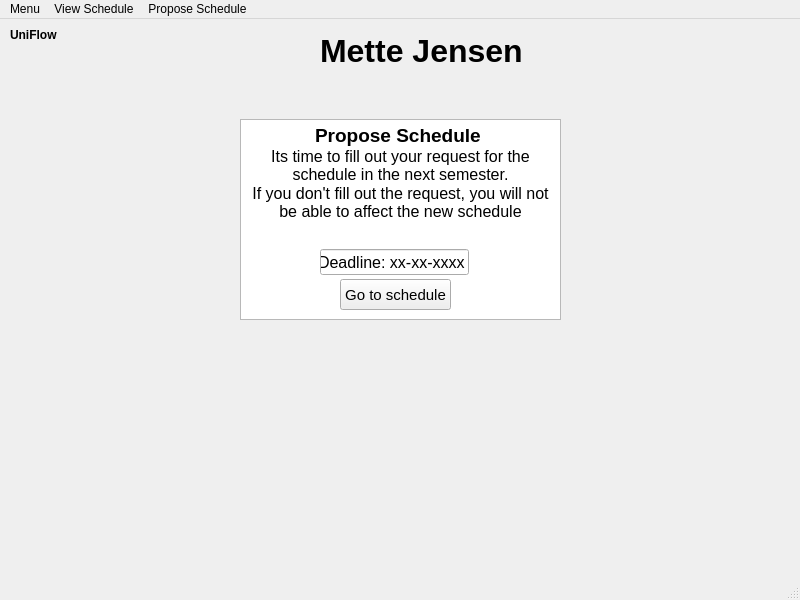
<?xml version="1.0" encoding="UTF-8"?>
<ui version="4.0">
 <class>MainWindow</class>
 <widget class="QMainWindow" name="MainWindow">
  <property name="geometry">
   <rect>
    <x>0</x>
    <y>0</y>
    <width>800</width>
    <height>600</height>
   </rect>
  </property>
  <property name="windowTitle">
   <string>Uniflow</string>
  </property>
  <widget class="QWidget" name="centralwidget">
   <widget class="QLabel" name="userName">
    <property name="geometry">
     <rect>
      <x>320</x>
      <y>10</y>
      <width>320</width>
      <height>43</height>
     </rect>
    </property>
    <property name="font">
     <font>
      <pointsize>24</pointsize>
      <bold>true</bold>
     </font>
    </property>
    <property name="text">
     <string>Mette Jensen</string>
    </property>
   </widget>
   <widget class="QLabel" name="label">
    <property name="geometry">
     <rect>
      <x>10</x>
      <y>0</y>
      <width>81</width>
      <height>31</height>
     </rect>
    </property>
    <property name="palette">
     <palette>
      <active>
       <colorrole role="WindowText">
        <brush brushstyle="SolidPattern">
         <color alpha="255">
          <red>170</red>
          <green>0</green>
          <blue>0</blue>
         </color>
        </brush>
       </colorrole>
      </active>
      <inactive>
       <colorrole role="WindowText">
        <brush brushstyle="SolidPattern">
         <color alpha="255">
          <red>0</red>
          <green>0</green>
          <blue>0</blue>
         </color>
        </brush>
       </colorrole>
      </inactive>
      <disabled>
       <colorrole role="WindowText">
        <brush brushstyle="SolidPattern">
         <color alpha="255">
          <red>120</red>
          <green>120</green>
          <blue>120</blue>
         </color>
        </brush>
       </colorrole>
      </disabled>
     </palette>
    </property>
    <property name="font">
     <font>
      <bold>true</bold>
     </font>
    </property>
    <property name="text">
     <string>UniFlow</string>
    </property>
   </widget>
   <widget class="QTextBrowser" name="textBrowser">
    <property name="geometry">
     <rect>
      <x>240</x>
      <y>100</y>
      <width>321</width>
      <height>201</height>
     </rect>
    </property>
    <property name="html">
     <string>&lt;!DOCTYPE HTML PUBLIC &quot;-//W3C//DTD HTML 4.0//EN&quot; &quot;http://www.w3.org/TR/REC-html40/strict.dtd&quot;&gt;
&lt;html&gt;&lt;head&gt;&lt;meta name=&quot;qrichtext&quot; content=&quot;1&quot; /&gt;&lt;meta charset=&quot;utf-8&quot; /&gt;&lt;style type=&quot;text/css&quot;&gt;
p, li { white-space: pre-wrap; }
&lt;/style&gt;&lt;/head&gt;&lt;body style=&quot; font-family:'Segoe UI'; font-size:9pt; font-weight:400; font-style:normal;&quot;&gt;
&lt;p align=&quot;center&quot; style=&quot; margin-top:0px; margin-bottom:0px; margin-left:0px; margin-right:0px; -qt-block-indent:0; text-indent:0px;&quot;&gt;&lt;span style=&quot; font-size:14pt; font-weight:700;&quot;&gt;Propose Schedule &lt;/span&gt;&lt;/p&gt;
&lt;p align=&quot;center&quot; style=&quot; margin-top:0px; margin-bottom:0px; margin-left:0px; margin-right:0px; -qt-block-indent:0; text-indent:0px;&quot;&gt;&lt;span style=&quot; font-size:12pt;&quot;&gt;Its time to fill out your request for the schedule in the next semester.&lt;/span&gt;&lt;/p&gt;
&lt;p align=&quot;center&quot; style=&quot; margin-top:0px; margin-bottom:0px; margin-left:0px; margin-right:0px; -qt-block-indent:0; text-indent:0px;&quot;&gt;&lt;span style=&quot; font-size:12pt;&quot;&gt;If you don't fill out the request, you will not be able to affect the new schedule&lt;/span&gt;&lt;/p&gt;
&lt;p align=&quot;center&quot; style=&quot;-qt-paragraph-type:empty; margin-top:0px; margin-bottom:0px; margin-left:0px; margin-right:0px; -qt-block-indent:0; text-indent:0px; font-size:12pt;&quot;&gt;&lt;br /&gt;&lt;/p&gt;&lt;/body&gt;&lt;/html&gt;</string>
    </property>
   </widget>
   <widget class="QLineEdit" name="lineEdit">
    <property name="geometry">
     <rect>
      <x>320</x>
      <y>230</y>
      <width>149</width>
      <height>26</height>
     </rect>
    </property>
    <property name="palette">
     <palette>
      <active>
       <colorrole role="WindowText">
        <brush brushstyle="SolidPattern">
         <color alpha="255">
          <red>255</red>
          <green>0</green>
          <blue>0</blue>
         </color>
        </brush>
       </colorrole>
       <colorrole role="Button">
        <brush brushstyle="SolidPattern">
         <color alpha="255">
          <red>240</red>
          <green>240</green>
          <blue>240</blue>
         </color>
        </brush>
       </colorrole>
       <colorrole role="Light">
        <brush brushstyle="SolidPattern">
         <color alpha="255">
          <red>255</red>
          <green>255</green>
          <blue>255</blue>
         </color>
        </brush>
       </colorrole>
       <colorrole role="Midlight">
        <brush brushstyle="SolidPattern">
         <color alpha="255">
          <red>227</red>
          <green>227</green>
          <blue>227</blue>
         </color>
        </brush>
       </colorrole>
       <colorrole role="Dark">
        <brush brushstyle="SolidPattern">
         <color alpha="255">
          <red>160</red>
          <green>160</green>
          <blue>160</blue>
         </color>
        </brush>
       </colorrole>
       <colorrole role="Mid">
        <brush brushstyle="SolidPattern">
         <color alpha="255">
          <red>160</red>
          <green>160</green>
          <blue>160</blue>
         </color>
        </brush>
       </colorrole>
       <colorrole role="Text">
        <brush brushstyle="SolidPattern">
         <color alpha="255">
          <red>255</red>
          <green>0</green>
          <blue>0</blue>
         </color>
        </brush>
       </colorrole>
       <colorrole role="BrightText">
        <brush brushstyle="SolidPattern">
         <color alpha="255">
          <red>255</red>
          <green>255</green>
          <blue>255</blue>
         </color>
        </brush>
       </colorrole>
       <colorrole role="ButtonText">
        <brush brushstyle="SolidPattern">
         <color alpha="255">
          <red>255</red>
          <green>0</green>
          <blue>0</blue>
         </color>
        </brush>
       </colorrole>
       <colorrole role="Base">
        <brush brushstyle="SolidPattern">
         <color alpha="255">
          <red>255</red>
          <green>255</green>
          <blue>255</blue>
         </color>
        </brush>
       </colorrole>
       <colorrole role="Window">
        <brush brushstyle="SolidPattern">
         <color alpha="255">
          <red>240</red>
          <green>240</green>
          <blue>240</blue>
         </color>
        </brush>
       </colorrole>
       <colorrole role="Shadow">
        <brush brushstyle="SolidPattern">
         <color alpha="255">
          <red>105</red>
          <green>105</green>
          <blue>105</blue>
         </color>
        </brush>
       </colorrole>
       <colorrole role="Highlight">
        <brush brushstyle="SolidPattern">
         <color alpha="255">
          <red>0</red>
          <green>120</green>
          <blue>215</blue>
         </color>
        </brush>
       </colorrole>
       <colorrole role="HighlightedText">
        <brush brushstyle="SolidPattern">
         <color alpha="255">
          <red>255</red>
          <green>255</green>
          <blue>255</blue>
         </color>
        </brush>
       </colorrole>
       <colorrole role="Link">
        <brush brushstyle="SolidPattern">
         <color alpha="255">
          <red>0</red>
          <green>0</green>
          <blue>255</blue>
         </color>
        </brush>
       </colorrole>
       <colorrole role="LinkVisited">
        <brush brushstyle="SolidPattern">
         <color alpha="255">
          <red>255</red>
          <green>0</green>
          <blue>255</blue>
         </color>
        </brush>
       </colorrole>
       <colorrole role="AlternateBase">
        <brush brushstyle="SolidPattern">
         <color alpha="255">
          <red>245</red>
          <green>245</green>
          <blue>245</blue>
         </color>
        </brush>
       </colorrole>
       <colorrole role="NoRole">
        <brush brushstyle="SolidPattern">
         <color alpha="255">
          <red>0</red>
          <green>0</green>
          <blue>0</blue>
         </color>
        </brush>
       </colorrole>
       <colorrole role="ToolTipBase">
        <brush brushstyle="SolidPattern">
         <color alpha="255">
          <red>255</red>
          <green>255</green>
          <blue>220</blue>
         </color>
        </brush>
       </colorrole>
       <colorrole role="ToolTipText">
        <brush brushstyle="SolidPattern">
         <color alpha="255">
          <red>0</red>
          <green>0</green>
          <blue>0</blue>
         </color>
        </brush>
       </colorrole>
       <colorrole role="PlaceholderText">
        <brush brushstyle="SolidPattern">
         <color alpha="255">
          <red>0</red>
          <green>0</green>
          <blue>0</blue>
         </color>
        </brush>
       </colorrole>
      </active>
      <inactive>
       <colorrole role="WindowText">
        <brush brushstyle="SolidPattern">
         <color alpha="255">
          <red>0</red>
          <green>0</green>
          <blue>0</blue>
         </color>
        </brush>
       </colorrole>
       <colorrole role="Button">
        <brush brushstyle="SolidPattern">
         <color alpha="255">
          <red>240</red>
          <green>240</green>
          <blue>240</blue>
         </color>
        </brush>
       </colorrole>
       <colorrole role="Light">
        <brush brushstyle="SolidPattern">
         <color alpha="255">
          <red>255</red>
          <green>255</green>
          <blue>255</blue>
         </color>
        </brush>
       </colorrole>
       <colorrole role="Midlight">
        <brush brushstyle="SolidPattern">
         <color alpha="255">
          <red>227</red>
          <green>227</green>
          <blue>227</blue>
         </color>
        </brush>
       </colorrole>
       <colorrole role="Dark">
        <brush brushstyle="SolidPattern">
         <color alpha="255">
          <red>160</red>
          <green>160</green>
          <blue>160</blue>
         </color>
        </brush>
       </colorrole>
       <colorrole role="Mid">
        <brush brushstyle="SolidPattern">
         <color alpha="255">
          <red>160</red>
          <green>160</green>
          <blue>160</blue>
         </color>
        </brush>
       </colorrole>
       <colorrole role="Text">
        <brush brushstyle="SolidPattern">
         <color alpha="255">
          <red>0</red>
          <green>0</green>
          <blue>0</blue>
         </color>
        </brush>
       </colorrole>
       <colorrole role="BrightText">
        <brush brushstyle="SolidPattern">
         <color alpha="255">
          <red>255</red>
          <green>255</green>
          <blue>255</blue>
         </color>
        </brush>
       </colorrole>
       <colorrole role="ButtonText">
        <brush brushstyle="SolidPattern">
         <color alpha="255">
          <red>0</red>
          <green>0</green>
          <blue>0</blue>
         </color>
        </brush>
       </colorrole>
       <colorrole role="Base">
        <brush brushstyle="SolidPattern">
         <color alpha="255">
          <red>255</red>
          <green>255</green>
          <blue>255</blue>
         </color>
        </brush>
       </colorrole>
       <colorrole role="Window">
        <brush brushstyle="SolidPattern">
         <color alpha="255">
          <red>240</red>
          <green>240</green>
          <blue>240</blue>
         </color>
        </brush>
       </colorrole>
       <colorrole role="Shadow">
        <brush brushstyle="SolidPattern">
         <color alpha="255">
          <red>105</red>
          <green>105</green>
          <blue>105</blue>
         </color>
        </brush>
       </colorrole>
       <colorrole role="Highlight">
        <brush brushstyle="SolidPattern">
         <color alpha="255">
          <red>240</red>
          <green>240</green>
          <blue>240</blue>
         </color>
        </brush>
       </colorrole>
       <colorrole role="HighlightedText">
        <brush brushstyle="SolidPattern">
         <color alpha="255">
          <red>0</red>
          <green>0</green>
          <blue>0</blue>
         </color>
        </brush>
       </colorrole>
       <colorrole role="Link">
        <brush brushstyle="SolidPattern">
         <color alpha="255">
          <red>0</red>
          <green>0</green>
          <blue>255</blue>
         </color>
        </brush>
       </colorrole>
       <colorrole role="LinkVisited">
        <brush brushstyle="SolidPattern">
         <color alpha="255">
          <red>255</red>
          <green>0</green>
          <blue>255</blue>
         </color>
        </brush>
       </colorrole>
       <colorrole role="AlternateBase">
        <brush brushstyle="SolidPattern">
         <color alpha="255">
          <red>245</red>
          <green>245</green>
          <blue>245</blue>
         </color>
        </brush>
       </colorrole>
       <colorrole role="NoRole">
        <brush brushstyle="NoBrush">
         <color alpha="255">
          <red>0</red>
          <green>0</green>
          <blue>0</blue>
         </color>
        </brush>
       </colorrole>
       <colorrole role="ToolTipBase">
        <brush brushstyle="SolidPattern">
         <color alpha="255">
          <red>255</red>
          <green>255</green>
          <blue>220</blue>
         </color>
        </brush>
       </colorrole>
       <colorrole role="ToolTipText">
        <brush brushstyle="SolidPattern">
         <color alpha="255">
          <red>0</red>
          <green>0</green>
          <blue>0</blue>
         </color>
        </brush>
       </colorrole>
       <colorrole role="PlaceholderText">
        <brush brushstyle="NoBrush">
         <color alpha="255">
          <red>0</red>
          <green>0</green>
          <blue>0</blue>
         </color>
        </brush>
       </colorrole>
      </inactive>
      <disabled>
       <colorrole role="WindowText">
        <brush brushstyle="SolidPattern">
         <color alpha="255">
          <red>120</red>
          <green>120</green>
          <blue>120</blue>
         </color>
        </brush>
       </colorrole>
       <colorrole role="Button">
        <brush brushstyle="SolidPattern">
         <color alpha="255">
          <red>240</red>
          <green>240</green>
          <blue>240</blue>
         </color>
        </brush>
       </colorrole>
       <colorrole role="Light">
        <brush brushstyle="SolidPattern">
         <color alpha="255">
          <red>255</red>
          <green>255</green>
          <blue>255</blue>
         </color>
        </brush>
       </colorrole>
       <colorrole role="Midlight">
        <brush brushstyle="SolidPattern">
         <color alpha="255">
          <red>247</red>
          <green>247</green>
          <blue>247</blue>
         </color>
        </brush>
       </colorrole>
       <colorrole role="Dark">
        <brush brushstyle="SolidPattern">
         <color alpha="255">
          <red>160</red>
          <green>160</green>
          <blue>160</blue>
         </color>
        </brush>
       </colorrole>
       <colorrole role="Mid">
        <brush brushstyle="SolidPattern">
         <color alpha="255">
          <red>160</red>
          <green>160</green>
          <blue>160</blue>
         </color>
        </brush>
       </colorrole>
       <colorrole role="Text">
        <brush brushstyle="SolidPattern">
         <color alpha="255">
          <red>120</red>
          <green>120</green>
          <blue>120</blue>
         </color>
        </brush>
       </colorrole>
       <colorrole role="BrightText">
        <brush brushstyle="SolidPattern">
         <color alpha="255">
          <red>255</red>
          <green>255</green>
          <blue>255</blue>
         </color>
        </brush>
       </colorrole>
       <colorrole role="ButtonText">
        <brush brushstyle="SolidPattern">
         <color alpha="255">
          <red>120</red>
          <green>120</green>
          <blue>120</blue>
         </color>
        </brush>
       </colorrole>
       <colorrole role="Base">
        <brush brushstyle="SolidPattern">
         <color alpha="255">
          <red>240</red>
          <green>240</green>
          <blue>240</blue>
         </color>
        </brush>
       </colorrole>
       <colorrole role="Window">
        <brush brushstyle="SolidPattern">
         <color alpha="255">
          <red>240</red>
          <green>240</green>
          <blue>240</blue>
         </color>
        </brush>
       </colorrole>
       <colorrole role="Shadow">
        <brush brushstyle="SolidPattern">
         <color alpha="255">
          <red>0</red>
          <green>0</green>
          <blue>0</blue>
         </color>
        </brush>
       </colorrole>
       <colorrole role="Highlight">
        <brush brushstyle="SolidPattern">
         <color alpha="255">
          <red>0</red>
          <green>120</green>
          <blue>215</blue>
         </color>
        </brush>
       </colorrole>
       <colorrole role="HighlightedText">
        <brush brushstyle="SolidPattern">
         <color alpha="255">
          <red>255</red>
          <green>255</green>
          <blue>255</blue>
         </color>
        </brush>
       </colorrole>
       <colorrole role="Link">
        <brush brushstyle="SolidPattern">
         <color alpha="255">
          <red>0</red>
          <green>0</green>
          <blue>255</blue>
         </color>
        </brush>
       </colorrole>
       <colorrole role="LinkVisited">
        <brush brushstyle="SolidPattern">
         <color alpha="255">
          <red>255</red>
          <green>0</green>
          <blue>255</blue>
         </color>
        </brush>
       </colorrole>
       <colorrole role="AlternateBase">
        <brush brushstyle="SolidPattern">
         <color alpha="255">
          <red>245</red>
          <green>245</green>
          <blue>245</blue>
         </color>
        </brush>
       </colorrole>
       <colorrole role="NoRole">
        <brush brushstyle="NoBrush">
         <color alpha="255">
          <red>0</red>
          <green>0</green>
          <blue>0</blue>
         </color>
        </brush>
       </colorrole>
       <colorrole role="ToolTipBase">
        <brush brushstyle="SolidPattern">
         <color alpha="255">
          <red>255</red>
          <green>255</green>
          <blue>220</blue>
         </color>
        </brush>
       </colorrole>
       <colorrole role="ToolTipText">
        <brush brushstyle="SolidPattern">
         <color alpha="255">
          <red>0</red>
          <green>0</green>
          <blue>0</blue>
         </color>
        </brush>
       </colorrole>
       <colorrole role="PlaceholderText">
        <brush brushstyle="NoBrush">
         <color alpha="255">
          <red>0</red>
          <green>0</green>
          <blue>0</blue>
         </color>
        </brush>
       </colorrole>
      </disabled>
     </palette>
    </property>
    <property name="font">
     <font>
      <pointsize>12</pointsize>
     </font>
    </property>
    <property name="text">
     <string>Deadline: xx-xx-xxxx</string>
    </property>
   </widget>
   <widget class="QPushButton" name="toSchedule">
    <property name="geometry">
     <rect>
      <x>340</x>
      <y>260</y>
      <width>111</width>
      <height>31</height>
     </rect>
    </property>
    <property name="font">
     <font>
      <pointsize>11</pointsize>
      <bold>false</bold>
     </font>
    </property>
    <property name="text">
     <string>Go to schedule</string>
    </property>
   </widget>
  </widget>
  <widget class="QMenuBar" name="menubar">
   <property name="geometry">
    <rect>
     <x>0</x>
     <y>0</y>
     <width>800</width>
     <height>22</height>
    </rect>
   </property>
   <widget class="QMenu" name="menuMenu">
    <property name="title">
     <string>Menu</string>
    </property>
    <addaction name="actionlogin"/>
    <addaction name="actionHelp"/>
   </widget>
   <widget class="QMenu" name="menuView_Schedule">
    <property name="title">
     <string>View Schedule</string>
    </property>
    <addaction name="actionMedicin"/>
    <addaction name="actionMedicin_2"/>
    <addaction name="actionSygdomsl_re"/>
   </widget>
   <widget class="QMenu" name="menuPropose_Schedule">
    <property name="title">
     <string>Propose Schedule</string>
    </property>
    <addaction name="actionNew_Schedule"/>
    <addaction name="actionSaved_Schedules"/>
   </widget>
   <addaction name="menuMenu"/>
   <addaction name="menuView_Schedule"/>
   <addaction name="menuPropose_Schedule"/>
  </widget>
  <widget class="QStatusBar" name="statusbar"/>
  <action name="actionlogin">
   <property name="text">
    <string>Log out</string>
   </property>
  </action>
  <action name="actionHelp">
   <property name="text">
    <string>Help</string>
   </property>
  </action>
  <action name="actionMedicin">
   <property name="text">
    <string>Samlet</string>
   </property>
  </action>
  <action name="actionMedicin_2">
   <property name="text">
    <string>Medicin</string>
   </property>
  </action>
  <action name="actionSygdomsl_re">
   <property name="text">
    <string>Sygdomslære</string>
   </property>
  </action>
  <action name="actionNew_Schedule">
   <property name="text">
    <string>New Schedule</string>
   </property>
  </action>
  <action name="actionSaved_Schedules">
   <property name="text">
    <string>Saved Schedules</string>
   </property>
  </action>
 </widget>
 <resources/>
 <connections/>
</ui>
